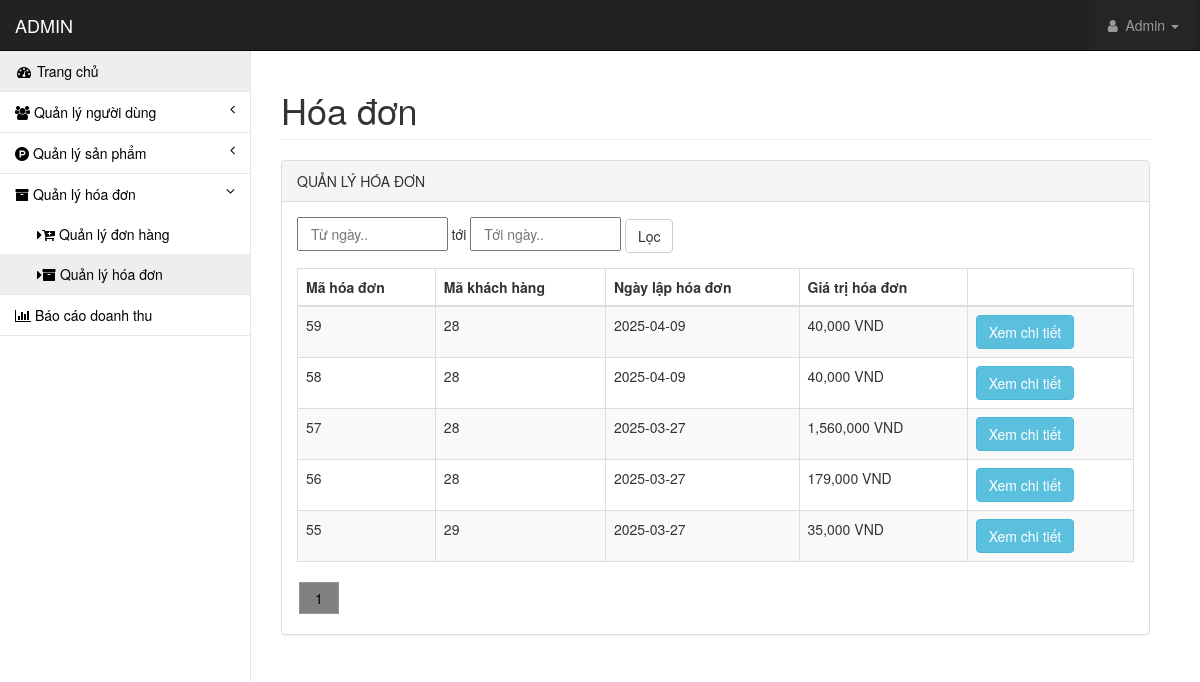
The app's page /admin/pages/hoadonlist.php (signed in) with its own data.
### tables this page shows
CREATE TABLE `tbl_hoadon` (
  `maHoaDon` int(11) NOT NULL,
  `maKhachHang` int(11) NOT NULL,
  `ngayDat` date NOT NULL,
  `giaTriHD` int(11) NOT NULL
);

### lib/session.php (called while the page is built, shortened)
<?php
class Session{
 public static function get($key){
    if (isset($_SESSION[$key])) {
     return $_SESSION[$key];
    } else {
     return false;
    }
 }
}
?>

### admin/lib/database.php (called while the page is built, shortened)
<?php
Class Database{
   public $host   = DB_HOST;
   public $user   = DB_USER;
   public $pass   = DB_PASS;
   public $dbname = DB_NAME;
   public $link;
private function connectDB(){
   $this->link = new mysqli($this->host, $this->user, $this->pass,
    $this->dbname);
 }
public function select($query){
  $result = $this->link->query($query) or
   die($this->link->error.__LINE__);
  if($result->num_rows > 0){
    return $result;
  } else {
    return false;
  }
 }
}

### admin/classes/hoadon.php (called while the page is built, shortened)
<?php
require_once '../lib/database.php';
class hoadon
{
    private $db;
    public function __construct()
    {
        $this->db = new Database();
    }
    public function show_hoadonPhanTrang()
    {
        $sanPhamTungTrang = 10;
        $trang = isset($_GET['trang']) ? $_GET['trang'] : 1;
        $tungTrang = ($trang - 1) * $sanPhamTungTrang;
        $query = "SELECT * FROM tbl_hoadon";
        $query .= " ORDER BY maHoaDon DESC LIMIT $tungTrang, $sanPhamTungTrang";
        $result = $this->db->select($query);
        return $result;
    }
    public function getAllHoaDon()
    {
        $query = "SELECT * FROM tbl_hoadon";
        $query .= " ORDER BY maHoaDon DESC";
        $result = $this->db->select($query);
        return $result;
    }
}
?>

### admin/pages/hoadonlist.php (the view, shortened to what this page needs)
<?php
include 'header.php';
include_once '../classes/hoadon.php';
$hoadon = new hoadon();
?>
<div id="page-wrapper">
    <div class="container-fluid">
        <div class="row">
            <div class="col-lg-12">
                <h1 class="page-header">Hóa đơn</h1>
            </div>
        </div>
        <div class="row">
            <div class="col-lg-12">
                <div class="panel panel-default">
                    <div class="panel-heading">QUẢN LÝ HÓA ĐƠN</div>
                    <div class="panel-body">
                        <form action="" method="get" style="margin-bottom: 15px;">
                            <input type="text" name="ngaytruoc" placeholder="Từ ngày.." id="datepicker1" value="<?php if (isset($_GET['ngaytruoc'])) echo $_GET['ngaytruoc']; ?>" style="width: 18%; height: 34px; padding: 6px 12px; font-size: 14px;">
                            <span> tới </span>
                            <input type="text" name="ngaysau" placeholder="Tới ngày.." id="datepicker2" value="<?php if (isset($_GET['ngaysau'])) echo $_GET['ngaysau']; ?>" style="width: 18%; height: 34px; padding: 6px 12px; font-size: 14px;">
                            <input type="submit" name="action" value="Lọc" class="btn btn-default">
                        </form>
                        <div class="table-responsive">
                            <table class="table table-striped table-bordered table-hover">
                                <thead>
                                    <tr>
                                        <th>Mã hóa đơn</th>
                                        <th>Mã khách hàng</th>
                                        <th>Ngày lập hóa đơn</th>
                                        <th>Giá trị hóa đơn</th>
                                        <th></th>
                                    </tr>
                                </thead>
                                <tbody>
                                    <?php
                                    $hoadonlist = $hoadon->show_hoadonPhanTrang();
                                    if ($hoadonlist) {
                                        while ($resultHD = $hoadonlist->fetch_assoc()) {
                                    ?>
                                            <tr class="odd gradeX">
                                                <td><?php echo $resultHD['maHoaDon']; ?></td>
                                                <td><?php echo $resultHD['maKhachHang']; ?></td>
                                                <td><?php echo $resultHD['ngayDat']; ?></td>
                                                <td><?php echo number_format($resultHD['giaTriHD']); ?> VND</td>
                                                <td>
                                                    <a href="chitiethoadon.php?maHoaDon=<?php echo $resultHD['maHoaDon']; ?>">
                                                        <button type="button" class="btn btn-info">Xem chi tiết</button>
                                                    </a>
                                                </td>
                                            </tr>
                                    <?php
                                        }
                                    }
                                    ?>
                                </tbody>
                            </table>
                            <div class="phanTrang">
                                <?php
                                $donhangAll = $hoadon->getAllHoaDon();
                                if ($donhangAll) {
                                    $donhangCount = mysqli_num_rows($donhangAll);
                                    $donhangButton = ceil($donhangCount / 10);
                                    $trangHienTai = isset($_GET['trang']) ? $_GET['trang'] : 1;
                                    if (isset($_GET['ngaytruoc']) && !empty($_GET['ngaytruoc'])) {
                                        $ngaytruoc = $_GET['ngaytruoc'];
                                        $ngaysau = $_GET['ngaysau'];
                                        if ($trangHienTai > 1) {
                                            echo '<a href="?ngaytruoc=' . $ngaytruoc . '&ngaysau=' . $ngaysau . '&trang=' . ($trangHienTai - 1) . '"><i class="fa fa-angle-double-left"></i> Trang trước</a>';
                                        }
                                        for ($i = 1; $i <= $donhangButton; $i++) {
                                            echo '<a href="?ngaytruoc=' . $ngaytruoc . '&ngaysau=' . $ngaysau . '&trang=' . $i . '" ' . ($i == $trangHienTai ? 'style="background-color: grey;"' : '') . '>' . $i . '</a>';
                                        }
                                        if ($trangHienTai < $donhangButton) {
                                            echo '<a href="?ngaytruoc=' . $ngaytruoc . '&ngaysau=' . $ngaysau . '&trang=' . ($trangHienTai + 1) . '">Trang sau <i class="fa fa-angle-double-right"></i></a>';
                                        }
                                    } else {
                                        for ($i = 1; $i <= $donhangButton; $i++) {
                                            echo '<a href="?trang=' . $i . '" ' . ($i == $trangHienTai ? 'style="background-color: grey;"' : '') . '>' . $i . '</a>';
                                        }
                                    }
                                } else {
                                    echo "<script>alert('Không tìm thấy dữ liệu!'); history.back();</script>";
                                }
                                ?>
                            </div>
                        </div>
                    </div>
                </div>
            </div>
        </div>
    </div>
</div>
</body>
</html>

### admin/pages/header.php (shortened to what this page needs)
<?php
    include '../../lib/session.php';
?>
<?php
    include_once '../classes/hoadon.php';
?>
<!DOCTYPE html>
<html lang="en">
    <head>
        <link rel="stylesheet" type="text/css" href="../css/style.css">
        <link href="../css/bootstrap.min.css" rel="stylesheet">
        <link href="../css/metisMenu.min.css" rel="stylesheet">
        <link href="../css/timeline.css" rel="stylesheet">
        <link href="../css/startmin.css" rel="stylesheet">
        <link href="../css/morris.css" rel="stylesheet">
        <link rel="stylesheet" type="text/css" href="../css/jquery-ui.min.css">
        <link href="../css/font-awesome.min.css" rel="stylesheet" type="text/css">
    </head>
    <body>
        <div id="wrapper">
            <nav class="navbar navbar-inverse navbar-fixed-top" role="navigation">
                <div class="navbar-header">
                    <a class="navbar-brand" href="index.php"><?php
            if (Session::get('maVaiTro') == '1'){
                echo 'ADMIN';
            }else echo 'MANAGER';
        ?></a>
                </div>
                <ul class="nav navbar-right navbar-top-links">
                    <li class="dropdown">
                        <a class="dropdown-toggle" data-toggle="dropdown" href="#">
                            <i class="fa fa-user fa-fw"></i>
                                <?php echo Session::get('tenNguoiQuanTri'); ?>
                                <b class="caret"></b>
                        </a>
                    </li>
                </ul>
                <div class="navbar-default sidebar" role="navigation">
                    <div class="sidebar-nav navbar-collapse">
                        <ul class="nav" id="side-menu">
                            <li>
                                <a href="index.php" class="active"><i class="fa fa-dashboard fa-fw"></i> Trang chủ</a>
                            </li>
                            <?php
                                if (Session::get('maVaiTro') == '1'){
                                        echo '<li>
                                                <a href="#"><i class="fa fa-users"></i> Quản lý người dùng<span class="fa arrow"></span></a>
                                                <ul class="nav nav-second-level">
                                                    <li>
                                                        <a href="userlist.php"><span class="fa fa-caret-right"></span> Danh sách quản trị viên</a>
                                                    </li>
                                                    <li>
                                                        <a href="customerlist.php"><span class="fa fa-caret-right"></span> Danh sách khách hàng</a>
                                                    </li>
                                                </ul>
                                            </li>';
                                    }
                            ?>
                            <li>
                                <a href="#"><i class="fa fa-product-hunt"></i> Quản lý sản phẩm <span class="fa arrow"></span> </a>
                            </li>
                            <li>
                                <a href="#"><i class="fa fa-archive"></i> Quản lý hóa đơn <span class="fa arrow"></span> </a>
                                <ul class="nav nav-second-level">
                                    <li>
                                        <a href="orders.php"><span class="fa fa-caret-right"></span><span class="fa fa-cart-plus"></span> Quản lý đơn hàng</a>
                                    </li>
                                    <li>
                                        <a href="hoadonlist.php"><span class="fa fa-caret-right"></span><span class="fa fa-archive"></span> Quản lý hóa đơn</a>
                                    </li>
                                </ul>
                            </li>
                            <li>
                                <a href="revenue.php"><i class="fa fa-bar-chart"></i> Báo cáo doanh thu</a>
                            </li>
                        </ul>
                    </div>
                </div>
            </nav>
        </div>
    </body>
</html>

### admin/css/style.css (style rules this page uses)
body { background: #f8f9fa; padding: 20px; }
.container-fluid { max-width: 1200px; margin: 0 auto; }

### admin/css/startmin.css (style rules this page uses)
body { background-color: #ffffff; }
#wrapper { width: 100%; background: #fff }
#page-wrapper { padding-top: 30px; min-height: 534px; background-color: #fff; }
@media (min-width:768px) { #page-wrapper { position: inherit; margin-left: 230px; padding: 30px 15px 0 15px; border-left: 1px solid #e7e7e7; } }
.navbar-header { float: left; }
.navbar-right { text-align: right; }
.navbar-top-links { margin: 0; }
.navbar-top-links li { display: inline-block; }
.navbar-top-links li:last-child { margin-right: 6px; }
.navbar-top-links li a { padding: 15px; min-height: 50px; }
.navbar-top-links>li>a { color: #999; background: #262525 }
.sidebar .sidebar-nav.navbar-collapse { padding-right: 0; padding-left: 0; }
.sidebar ul li { border-bottom: 1px solid #e7e7e7; }
.sidebar ul li a.active { background-color: #eee; }
.sidebar .arrow { float: right; }
.sidebar .fa.arrow:before { content: "\f104"; }
.sidebar .active>a>.fa.arrow:before { content: "\f107"; }
.sidebar .nav-second-level li, .sidebar .nav-third-level li { border-bottom: 0!important; }
.sidebar .nav-second-level li a { padding-left: 37px; background: #fff; }
@media (min-width:768px) { .sidebar { z-index: 1; position: absolute; width: 250px; margin-top: 51px; } }

### admin/pages/hoadonlist.php (style rules this page uses)
.phanTrang a { text-decoration: none; cursor: pointer; color: black; float: left; padding: 5px 15px; border: 1px solid #999499; margin: 0px 2px 5px; }

### records on screen
tbl_hoadon: maHoaDon "59", maKhachHang "28", ngayDat "2025-04-09", giaTriHD "40,000"
tbl_hoadon: maHoaDon "58", maKhachHang "28", ngayDat "2025-04-09", giaTriHD "40,000"
tbl_hoadon: maHoaDon "57", maKhachHang "28", ngayDat "2025-03-27", giaTriHD "1,560,000"
tbl_hoadon: maHoaDon "56", maKhachHang "28", ngayDat "2025-03-27", giaTriHD "179,000"
tbl_hoadon: maHoaDon "55", maKhachHang "29", ngayDat "2025-03-27", giaTriHD "35,000"

### other values on screen
Session::get('tenNguoiQuanTri') "Admin"
